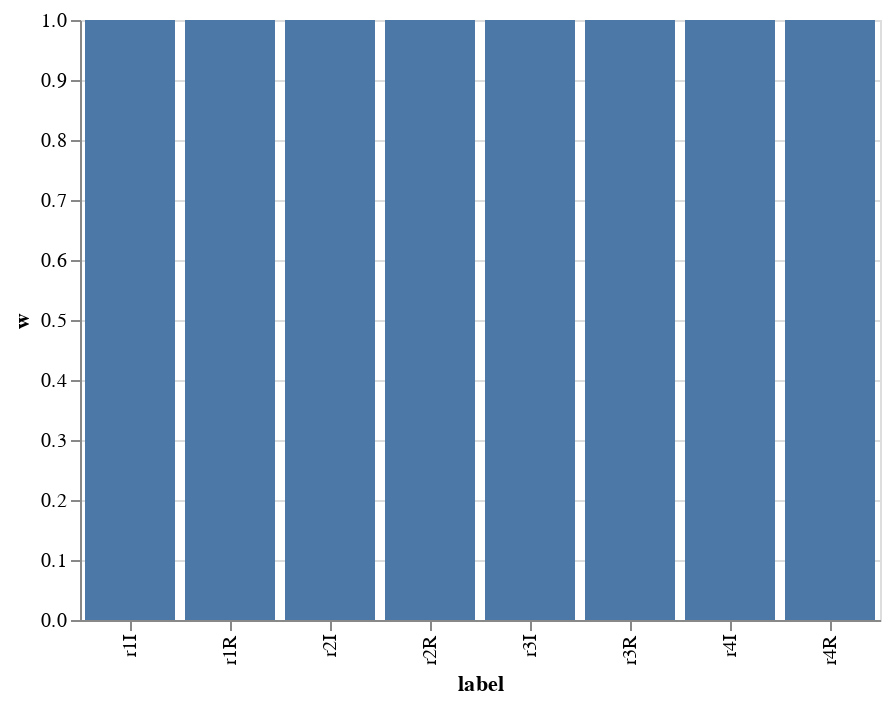

The notebook cell saved with this chart:
### Code cell
w = torch.ones((1,1,8))#ortho_base.create_weights(1,1)
v = ortho_base.ortho_conv2d(noise_rot[:,None], w, padding='valid').squeeze()
alpha = torch.atan2(v[1], v[0])
rho = torch.linalg.norm(v, dim=0)
alpha_diff = abs(((alpha-alpha[0])%(2*np.pi))-torch.Tensor(alphas))*180/np.pi

print('alpha (rad):', (alpha-alpha[0])%(2*np.pi))
print('alpha diff (deg):', alpha_diff)
print('rho:', rho)

print(f'max alpha diff (deg): {alpha_diff.max():.2f}, rho std: {rho.std():.4f}')
alt.Chart(weights).mark_bar().encode(x='label:N', y='w:Q')

### Figure 1 — Vega-Lite specification as saved in the notebook (floating-point values rounded to 4 significant figures)
{"$schema": "https://vega.github.io/schema/vega-lite/v3.4.0.json", "config": {"mark": {"tooltip": null}, "view": {"height": 300, "width": 400}}, "data": {"name": "data-bb81a4f60f00a19089294f1158acd805"}, "datasets": {"data-bb81a4f60f00a19089294f1158acd805": [{"label": "r1R", "w": 1}, {"label": "r2R", "w": 1}, {"label": "r3R", "w": 1}, {"label": "r4R", "w": 1}, {"label": "r1I", "w": 1}, {"label": "r2I", "w": 1}, {"label": "r3I", "w": 1}, {"label": "r4I", "w": 1}]}, "encoding": {"x": {"field": "label", "type": "nominal"}, "y": {"field": "w", "type": "quantitative"}}, "mark": "bar"}
